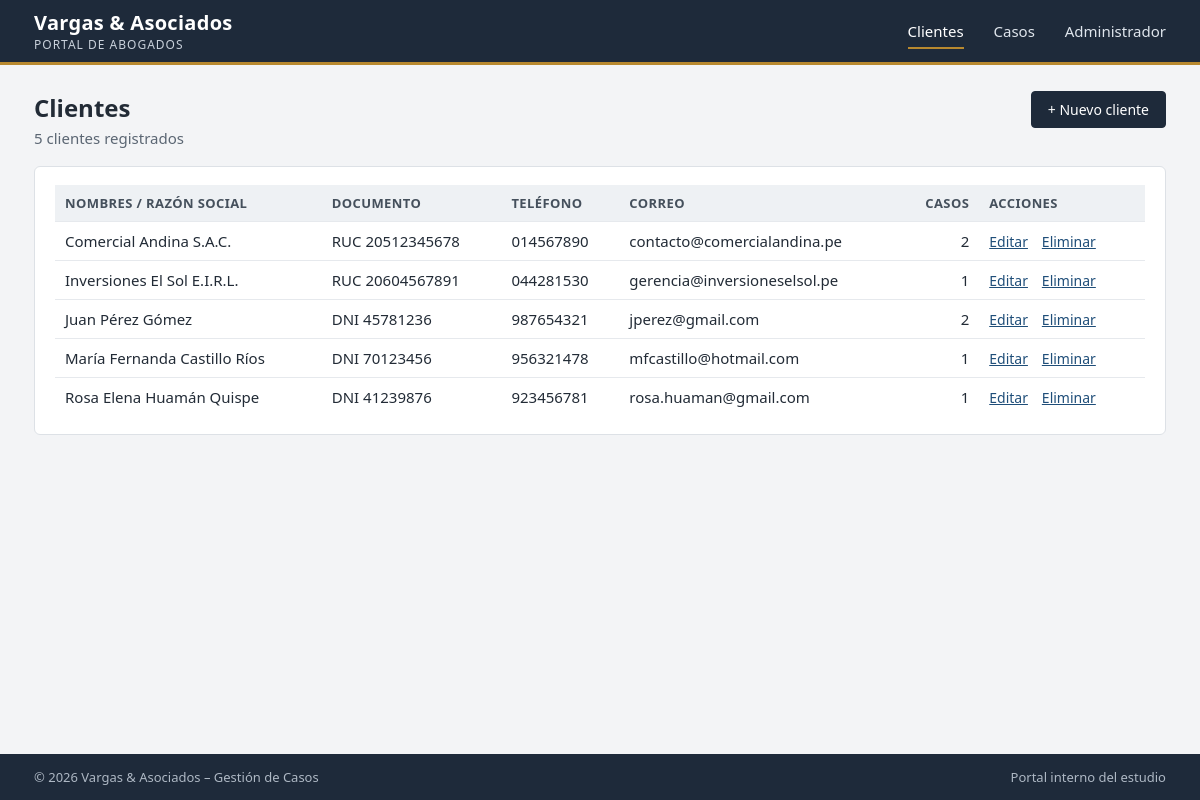
/clientes/, run on the app's committed database.
### casos/models.py (models this page shows, shortened)
class Cliente(models.Model):
    nombres = models.CharField(max_length=150)
    documento = models.CharField(
        max_length=11,
        unique=True,
        validators=[RegexValidator(r'^(\d{8}|\d{11})$', 'El documento debe ser un DNI (8 dígitos) o un RUC (11 dígitos).')],
    )
    telefono = models.CharField('teléfono', max_length=15)
    correo = models.EmailField()
    class Meta:
        ordering = ['nombres']

### casos/views.py (the view)
# urls.py: path('clientes/', views.lista_clientes, name='lista_clientes'),
def lista_clientes(request):
    clientes = Cliente.objects.all()
    return render(request, 'casos/clientes.html', {'clientes': clientes})

### templates/casos/clientes.html (shortened to what this page needs)
{% extends 'casos/base.html' %}
{% block contenido %}
<div class="cabecera">
    <div>
        <h1>Clientes</h1>
        <p class="subtitulo">{{ clientes|length }} cliente{{ clientes|length|pluralize }} registrado{{ clientes|length|pluralize }}</p>
    </div>
    <a class="boton" href="{% url 'crear_cliente' %}">+ Nuevo cliente</a>
</div>
<div class="tarjeta">
    <table>
        <thead>
            <tr>
                <th>Nombres / Razón social</th>
                <th>Documento</th>
                <th>Teléfono</th>
                <th>Correo</th>
                <th class="numero">Casos</th>
                <th>Acciones</th>
            </tr>
        </thead>
        <tbody>
            {% for cliente in clientes %}
            <tr>
                <td>{{ cliente.nombres }}</td>
                <td>{% if cliente.documento|length == 11 %}RUC{% else %}DNI{% endif %} {{ cliente.documento }}</td>
                <td>{{ cliente.telefono }}</td>
                <td>{{ cliente.correo|lower }}</td>
                <td class="numero">{{ cliente.caso_set.count }}</td>
                <td class="acciones">
                    <a href="{% url 'editar_cliente' cliente.id %}">Editar</a>
                    <a href="{% url 'eliminar_cliente' cliente.id %}">Eliminar</a>
                </td>
            </tr>
            {% empty %}
            <tr><td colspan="6" class="vacio">No hay clientes registrados.</td></tr>
            {% endfor %}
        </tbody>
    </table>
</div>
{% endblock %}

### casos/static/casos/estilos.css (style rules this page uses)
* { box-sizing: border-box; }
body { margin: 0; font-family: "Segoe UI", Arial, sans-serif; font-size: 15px; color: #222b36; background: #f3f4f6; display: flex; flex-direction: column; min-height: 100vh; }
a { color: #1f4e79; }
h1 { font-size: 24px; font-weight: 600; margin: 0 0 4px; }
.subtitulo { color: #5b6673; margin: 0 0 20px; }
.cabecera { display: flex; justify-content: space-between; align-items: flex-start; margin-bottom: 18px; }
.cabecera .subtitulo { margin-bottom: 0; }
.tarjeta { background: #fff; border: 1px solid #dde1e6; border-radius: 6px; padding: 18px 20px; margin-bottom: 18px; }
table { width: 100%; border-collapse: collapse; background: #fff; }
th, td { text-align: left; padding: 9px 10px; border-bottom: 1px solid #e6e9ed; vertical-align: top; }
th { background: #eef1f4; font-size: 13px; text-transform: uppercase; letter-spacing: .4px; color: #45505c; }
tr:last-child td { border-bottom: none; }
td.numero, th.numero { text-align: right; white-space: nowrap; }
.boton { display: inline-block; padding: 8px 16px; border-radius: 4px; border: 1px solid #1e2a3a; background: #1e2a3a; color: #fff; text-decoration: none; font-size: 14px; cursor: pointer; font-family: inherit; }
.acciones a { margin-right: 10px; font-size: 14px; }
.cabecera .boton { margin-left: 6px; }

### data on the page
Cliente: nombres "Comercial Andina S.A.C.", shows "RUC", documento "20512345678", telefono "014567890", correo "contacto@comercialandina.pe", caso_set.count "2"
Cliente: nombres "Inversiones El Sol E.I.R.L.", shows "RUC", documento "20604567891", telefono "044281530", correo "gerencia@inversioneselsol.pe", caso_set.count "1"
Cliente: nombres "Juan Pérez Gómez", shows "DNI", documento "45781236", telefono "987654321", correo "jperez@gmail.com", caso_set.count "2"
Cliente: nombres "María Fernanda Castillo Ríos", shows "DNI", documento "70123456", telefono "956321478", correo "mfcastillo@hotmail.com", caso_set.count "1"
Cliente: nombres "Rosa Elena Huamán Quispe", shows "DNI", documento "41239876", telefono "923456781", correo "rosa.huaman@gmail.com", caso_set.count "1"

### other printed values
{{ clientes|length }} "5"
